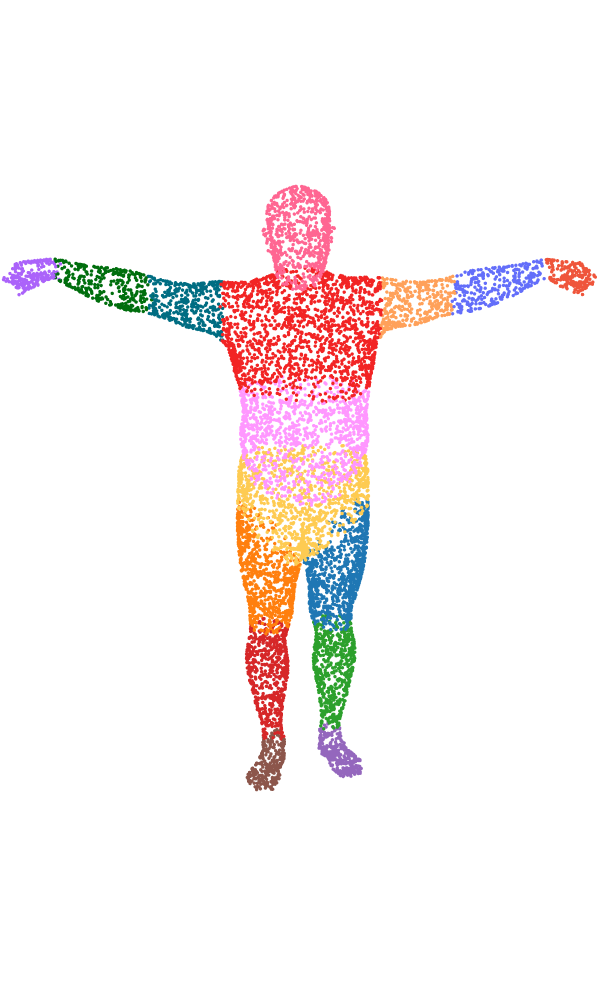

The code cell stored with this chart in its notebook:
### Code cell
p = "datasets/action_smplx_models/male2_Calibration_stageii.npz"
points, faces = utils.sampled_verts_from_path(p, n_points = 10000, return_faces = True)
regions, colors = utils.faces_to_regions(faces, return_colors = True)
colors = ["#F22424" if c == "#B6E880" else "#006E0D" if c == "#00CC96" else "#006D82" if c == "#19D3F3" else c for c in colors]
plot_arr(points, color = colors, cam = dict(x=0, y=3.2, z=1))

### Figure 1 — Plotly figure (JSON) as saved in the notebook; plotly's stock layout.template omitted (floating-point values rounded to 4 significant figures; data arrays with more than 128 entries replaced by an {"elided": "..."} marker saying what was removed)
{"data": [{"marker": {"color": {"elided": "10000 str values"}, "colorscale": [[0, "#0508b8"], [0.08333, "#1910d8"], [0.1667, "#3c19f0"], [0.25, "#6b1cfb"], [0.3333, "#981cfd"], [0.4167, "#bf1cfd"], [0.5, "#dd2bfd"], [0.5833, "#f246fe"], [0.6667, "#fc67fd"], [0.75, "#fe88fc"], [0.8333, "#fea5fd"], [0.9167, "#febefe"], [1, "#fec3fe"]], "opacity": 1, "showscale": false, "size": 2}, "mode": "markers", "type": "scatter3d", "x": {"elided": "10000 float values"}, "y": {"elided": "10000 float values"}, "z": {"elided": "10000 float values"}}], "layout": {"height": 1000, "margin": {"b": 0, "l": 0, "r": 0, "t": 0}, "paper_bgcolor": "rgba(0,0,0,0)", "plot_bgcolor": "rgba(0,0,0,0)", "scene": {"aspectmode": "data", "camera": {"eye": {"x": 0, "y": 3.2, "z": 1}}, "xaxis": {"showbackground": false, "showgrid": false, "showticklabels": false, "title": {"text": ""}, "visible": false, "zeroline": false}, "yaxis": {"showbackground": false, "showgrid": false, "showticklabels": false, "title": {"text": ""}, "visible": false, "zeroline": false}, "zaxis": {"showbackground": false, "showgrid": false, "showticklabels": false, "title": {"text": ""}, "visible": false, "zeroline": false}}, "showlegend": false, "width": 600}}
